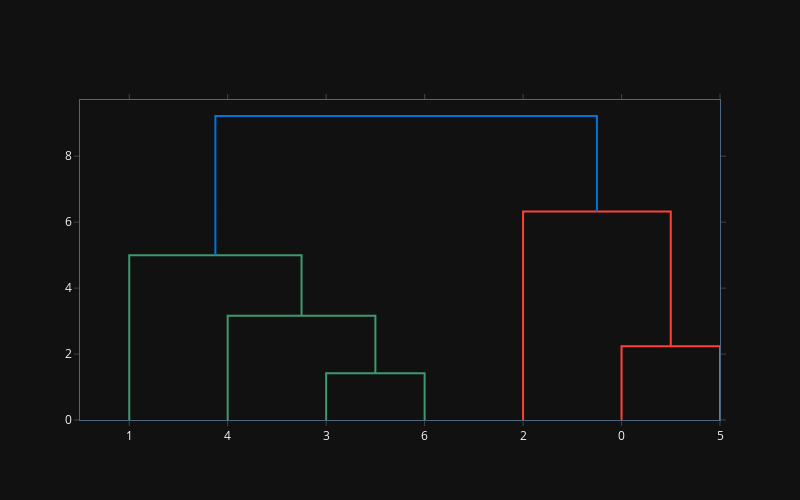

The notebook cell this image was saved under:
### Code cell
fig = ff.create_dendrogram(X)
fig.update_layout(width=800, height=500)
fig.show()

### Figure 1 — Plotly figure (JSON) as saved in the notebook; plotly's stock layout.template omitted (floating-point values rounded to 4 significant figures)
{"data": [{"hoverinfo": "text", "marker": {"color": "rgb(61,153,112)"}, "mode": "lines", "x": [25.0, 25.0, 35.0, 35.0], "xaxis": "x", "y": [0.0, 1.414, 1.414, 0.0], "yaxis": "y", "type": "scatter"}, {"hoverinfo": "text", "marker": {"color": "rgb(61,153,112)"}, "mode": "lines", "x": [15.0, 15.0, 30.0, 30.0], "xaxis": "x", "y": [0.0, 3.162, 3.162, 1.414], "yaxis": "y", "type": "scatter"}, {"hoverinfo": "text", "marker": {"color": "rgb(61,153,112)"}, "mode": "lines", "x": [5.0, 5.0, 22.5, 22.5], "xaxis": "x", "y": [0.0, 5.0, 5.0, 3.162], "yaxis": "y", "type": "scatter"}, {"hoverinfo": "text", "marker": {"color": "rgb(255,65,54)"}, "mode": "lines", "x": [55.0, 55.0, 65.0, 65.0], "xaxis": "x", "y": [0.0, 2.236, 2.236, 0.0], "yaxis": "y", "type": "scatter"}, {"hoverinfo": "text", "marker": {"color": "rgb(255,65,54)"}, "mode": "lines", "x": [45.0, 45.0, 60.0, 60.0], "xaxis": "x", "y": [0.0, 6.325, 6.325, 2.236], "yaxis": "y", "type": "scatter"}, {"hoverinfo": "text", "marker": {"color": "rgb(0,116,217)"}, "mode": "lines", "x": [13.75, 13.75, 52.5, 52.5], "xaxis": "x", "y": [5.0, 9.22, 9.22, 6.325], "yaxis": "y", "type": "scatter"}], "layout": {"autosize": false, "height": 500, "hovermode": "closest", "showlegend": false, "width": 800, "xaxis": {"mirror": "allticks", "rangemode": "tozero", "showgrid": false, "showline": true, "showticklabels": true, "tickmode": "array", "ticks": "outside", "ticktext": ["1", "4", "3", "6", "2", "0", "5"], "tickvals": [5.0, 15.0, 25.0, 35.0, 45.0, 55.0, 65.0], "type": "linear", "zeroline": false}, "yaxis": {"mirror": "allticks", "rangemode": "tozero", "showgrid": false, "showline": true, "showticklabels": true, "ticks": "outside", "type": "linear", "zeroline": false}}}
